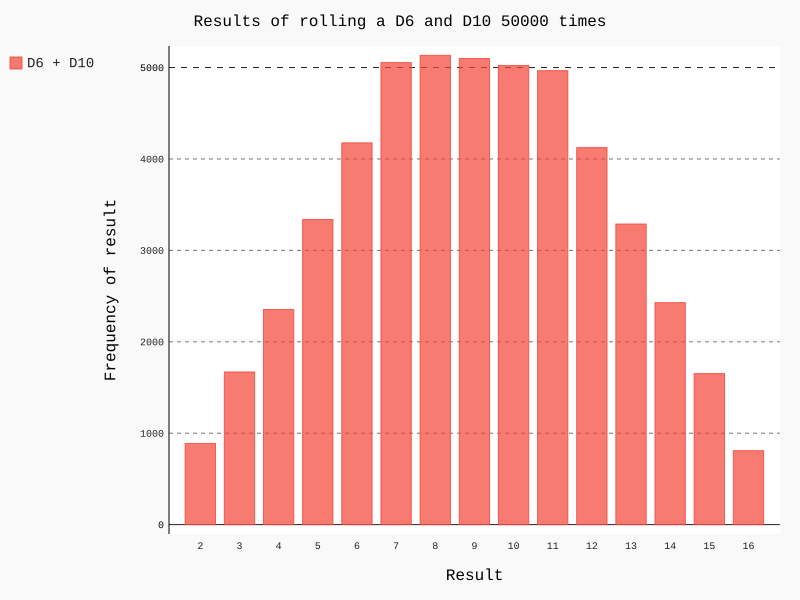

Reproduce this figure in Python.
import pygal

from die_class import Die


# Create D6 and D10 dice
die_1 = Die()
die_2 = Die(10)

# Make some rolls, and store the results.
results = []
for roll_num in range(50000):
    result = die_1.roll() + die_2.roll()
    results.append(result)

# Analyze results.
frequencies = []
max_result = die_1.num_sides + die_2.num_sides

for value in range(2,max_result+1):
    frequency = results.count(value)
    frequencies.append(frequency)

# Visualize the results.
hist = pygal.Bar()
hist.title = "Results of rolling a D6 and D10 50000 times"
# Another way to assign the values in hist.x_labels using a loop.
# [str(x) for x in range(2,max_result+1)]
hist.x_labels = []
for x in range(2,max_result+1):
    hist.x_labels.append(str(x))
hist.x_title = "Result"
hist.y_title = "Frequency of result"

hist.add('D6 + D10',frequencies)
hist.render_to_file('different_dice_visual.svg')
